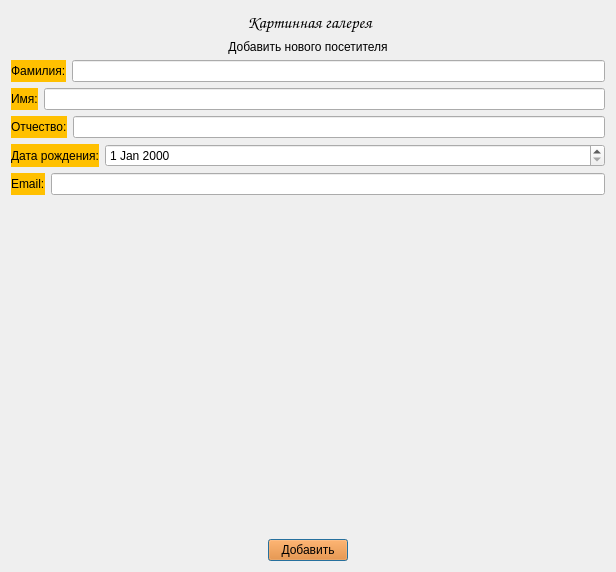
<?xml version="1.0" encoding="UTF-8"?>
<ui version="4.0">
 <class>Dialog</class>
 <widget class="QDialog" name="Dialog">
  <property name="geometry">
   <rect>
    <x>0</x>
    <y>0</y>
    <width>616</width>
    <height>572</height>
   </rect>
  </property>
  <property name="windowTitle">
   <string>Dialog</string>
  </property>
  <layout class="QVBoxLayout" name="verticalLayout">
   <item>
    <layout class="QHBoxLayout" name="horizontalLayout_2" stretch="3,1,2,1">
     <property name="leftMargin">
      <number>12</number>
     </property>
     <property name="rightMargin">
      <number>0</number>
     </property>
     <item>
      <spacer name="horizontalSpacer">
       <property name="orientation">
        <enum>Qt::Horizontal</enum>
       </property>
       <property name="sizeHint" stdset="0">
        <size>
         <width>40</width>
         <height>20</height>
        </size>
       </property>
      </spacer>
     </item>
     <item>
      <widget class="QLabel" name="label">
       <property name="minimumSize">
        <size>
         <width>0</width>
         <height>0</height>
        </size>
       </property>
       <property name="font">
        <font>
         <family>Comic Sans MS</family>
         <pointsize>13</pointsize>
        </font>
       </property>
       <property name="text">
        <string>Картинная галерея </string>
       </property>
       <property name="alignment">
        <set>Qt::AlignCenter</set>
       </property>
      </widget>
     </item>
     <item>
      <spacer name="horizontalSpacer_6">
       <property name="orientation">
        <enum>Qt::Horizontal</enum>
       </property>
       <property name="sizeHint" stdset="0">
        <size>
         <width>40</width>
         <height>20</height>
        </size>
       </property>
      </spacer>
     </item>
     <item>
      <widget class="QLabel" name="logo">
       <property name="maximumSize">
        <size>
         <width>80</width>
         <height>80</height>
        </size>
       </property>
       <property name="text">
        <string/>
       </property>
       <property name="pixmap">
        <pixmap>img/logo_mini.png</pixmap>
       </property>
      </widget>
     </item>
    </layout>
   </item>
   <item>
    <layout class="QVBoxLayout" name="verticalLayout_2">
     <item>
      <widget class="QLabel" name="label_2">
       <property name="styleSheet">
        <string notr="true">font: 11pt &quot;Comic Sans MS&quot;;</string>
       </property>
       <property name="text">
        <string>Добавить нового посетителя</string>
       </property>
       <property name="alignment">
        <set>Qt::AlignCenter</set>
       </property>
      </widget>
     </item>
     <item>
      <layout class="QVBoxLayout" name="verticalLayout_5">
       <item>
        <layout class="QHBoxLayout" name="horizontalLayout_4">
         <item>
          <widget class="QLabel" name="label_5">
           <property name="styleSheet">
            <string notr="true">background-color: rgb(255,192,0);
font: 9pt &quot;Comic Sans MS&quot;;</string>
           </property>
           <property name="text">
            <string>Фамилия:</string>
           </property>
          </widget>
         </item>
         <item>
          <widget class="QLineEdit" name="edit_surname"/>
         </item>
        </layout>
       </item>
       <item>
        <layout class="QHBoxLayout" name="horizontalLayout_20" stretch="0,100">
         <item>
          <widget class="QLabel" name="label_3">
           <property name="styleSheet">
            <string notr="true">background-color: rgb(255,192,0);
font: 9pt &quot;Comic Sans MS&quot;;</string>
           </property>
           <property name="text">
            <string>Имя:</string>
           </property>
          </widget>
         </item>
         <item>
          <widget class="QLineEdit" name="edit_name"/>
         </item>
        </layout>
       </item>
       <item>
        <layout class="QHBoxLayout" name="horizontalLayout_19" stretch="0,0">
         <item>
          <widget class="QLabel" name="label_18">
           <property name="styleSheet">
            <string notr="true">background-color: rgb(255,192,0);
font: 9pt &quot;Comic Sans MS&quot;;</string>
           </property>
           <property name="text">
            <string>Отчество:</string>
           </property>
          </widget>
         </item>
         <item>
          <widget class="QLineEdit" name="edit_lastName"/>
         </item>
        </layout>
       </item>
       <item>
        <layout class="QHBoxLayout" name="horizontalLayout_5" stretch="0,100">
         <property name="spacing">
          <number>6</number>
         </property>
         <item>
          <widget class="QLabel" name="label_7">
           <property name="styleSheet">
            <string notr="true">background-color: rgb(255,192,0);
font: 9pt &quot;Comic Sans MS&quot;;</string>
           </property>
           <property name="text">
            <string>Дата рождения:</string>
           </property>
          </widget>
         </item>
         <item>
          <widget class="QDateEdit" name="date_birth"/>
         </item>
        </layout>
       </item>
       <item>
        <layout class="QHBoxLayout" name="horizontalLayout">
         <item>
          <widget class="QLabel" name="label_4">
           <property name="styleSheet">
            <string notr="true">background-color: rgb(255,192,0);
font: 9pt &quot;Comic Sans MS&quot;;</string>
           </property>
           <property name="text">
            <string>Email:</string>
           </property>
          </widget>
         </item>
         <item>
          <widget class="QLineEdit" name="edit_email"/>
         </item>
        </layout>
       </item>
      </layout>
     </item>
     <item>
      <spacer name="verticalSpacer">
       <property name="orientation">
        <enum>Qt::Vertical</enum>
       </property>
       <property name="sizeHint" stdset="0">
        <size>
         <width>20</width>
         <height>40</height>
        </size>
       </property>
      </spacer>
     </item>
     <item>
      <layout class="QHBoxLayout" name="horizontalLayout_3">
       <item>
        <spacer name="horizontalSpacer_2">
         <property name="orientation">
          <enum>Qt::Horizontal</enum>
         </property>
         <property name="sizeHint" stdset="0">
          <size>
           <width>40</width>
           <height>20</height>
          </size>
         </property>
        </spacer>
       </item>
       <item>
        <widget class="QPushButton" name="btn_add_visiter">
         <property name="styleSheet">
          <string notr="true">background-color: rgb(255,121,0);
font: 9pt &quot;Comic Sans MS&quot;;</string>
         </property>
         <property name="text">
          <string>Добавить</string>
         </property>
        </widget>
       </item>
       <item>
        <spacer name="horizontalSpacer_3">
         <property name="orientation">
          <enum>Qt::Horizontal</enum>
         </property>
         <property name="sizeHint" stdset="0">
          <size>
           <width>40</width>
           <height>20</height>
          </size>
         </property>
        </spacer>
       </item>
      </layout>
     </item>
    </layout>
   </item>
  </layout>
 </widget>
 <resources/>
 <connections/>
</ui>
